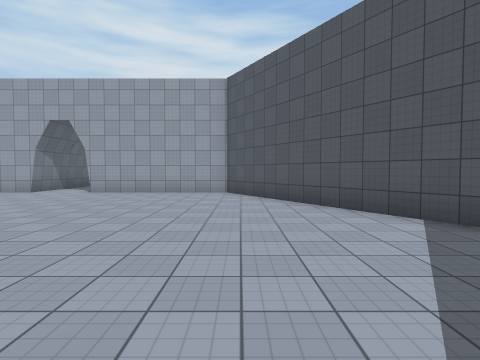
View 1 (above)

22 first-person views from a walk through a Unity game level. The camera is 1.5 m above the floor, tilts 2° down and sees 80° across. The floor is counted in squares, 2 m on a side. Each view is taken from the middle of a square. On the plan, view 1 faces up. The plan holds only what a view shows up to about 10 squares ahead; the rest is blank. The place goes on beyond the plan. The player character is not drawn. Surface patterns are stand-ins for the level's own textures.

View 2
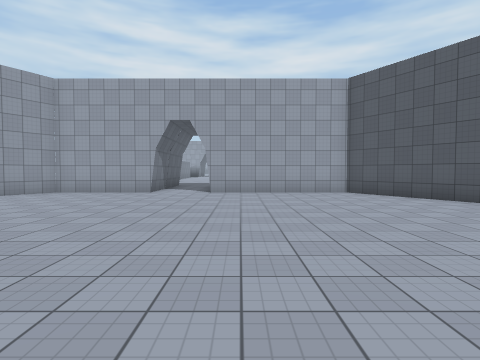

View 3
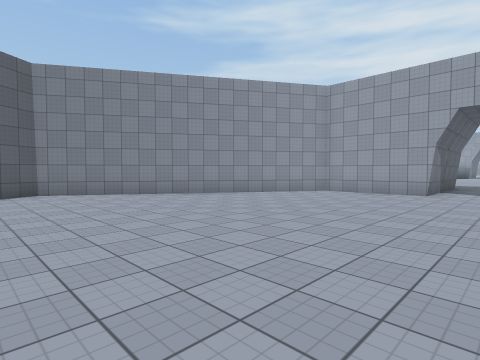

View 4
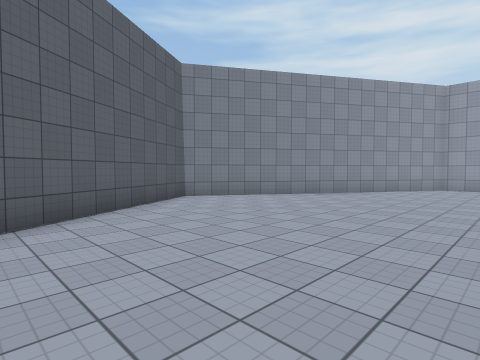

View 5
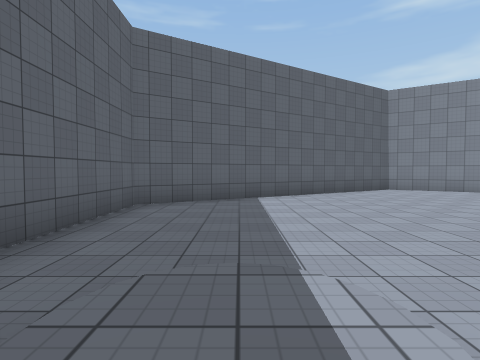

View 6
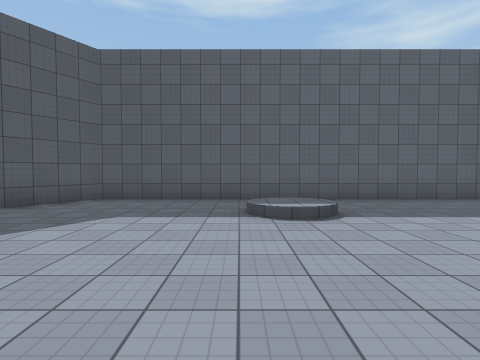

View 7
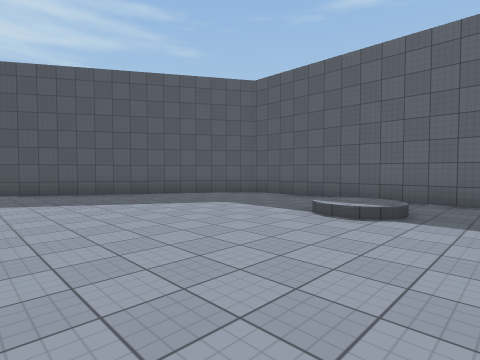

View 8
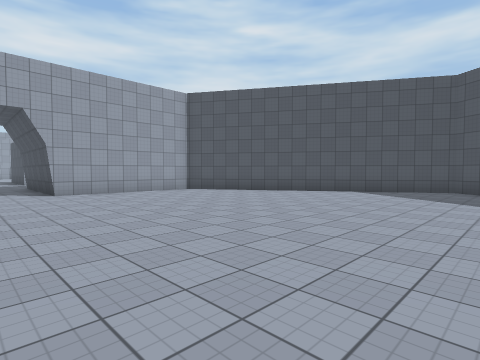

View 9
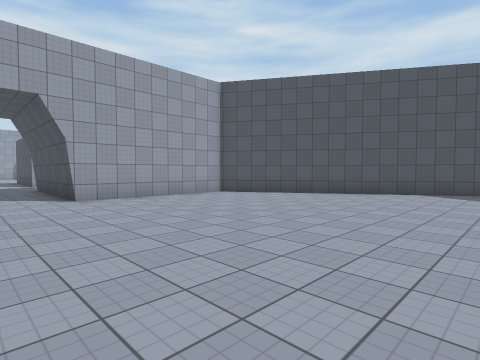

View 10
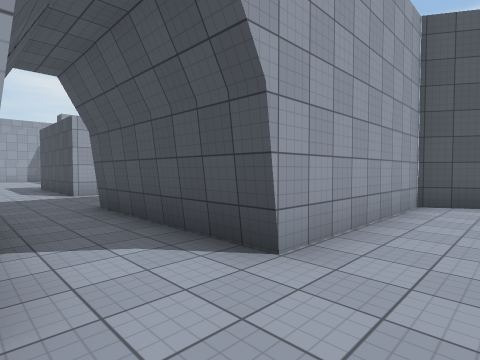

View 11
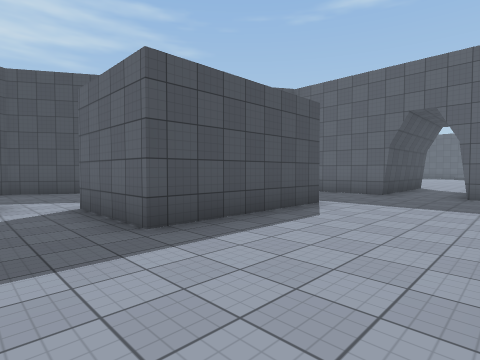

View 12
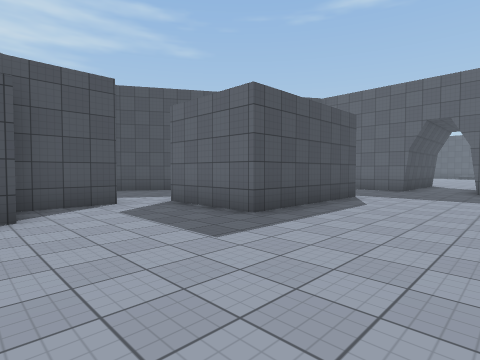

View 13
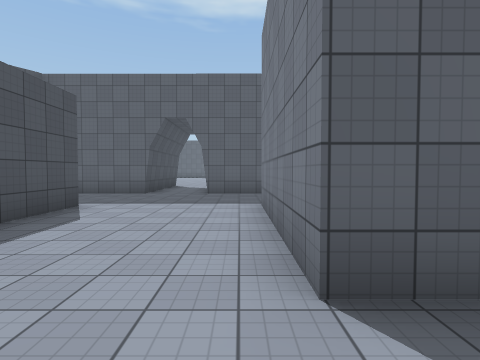

View 14
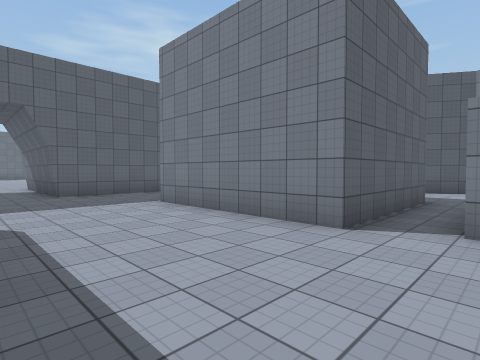

View 15
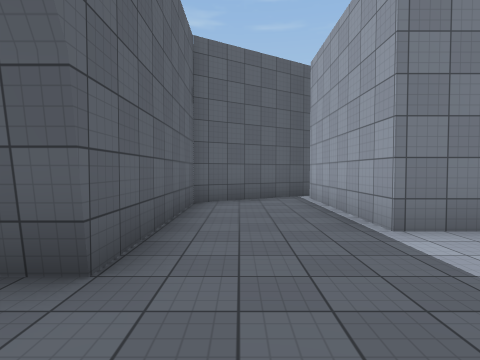

View 16
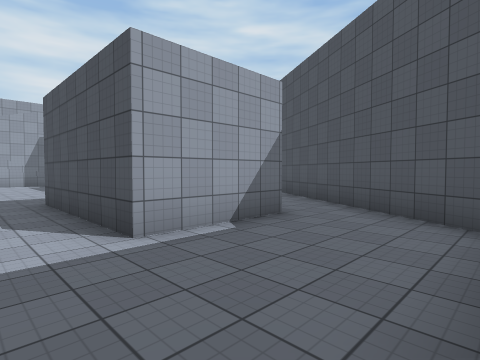

View 17
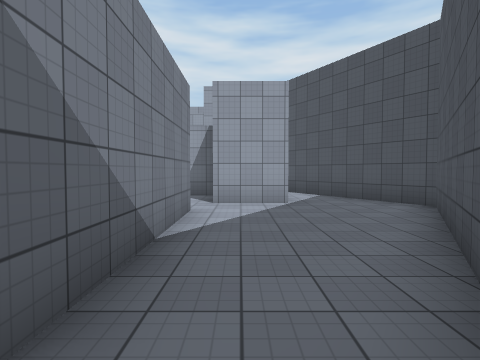

View 18
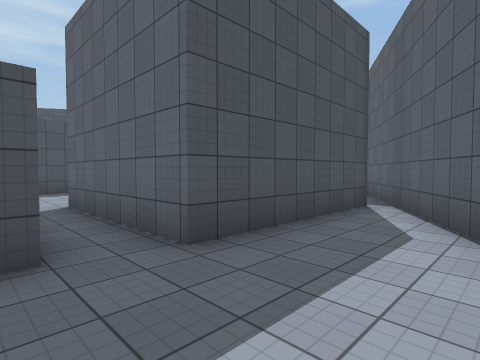

View 19
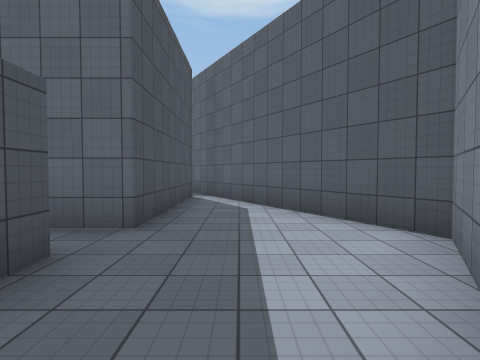

View 20
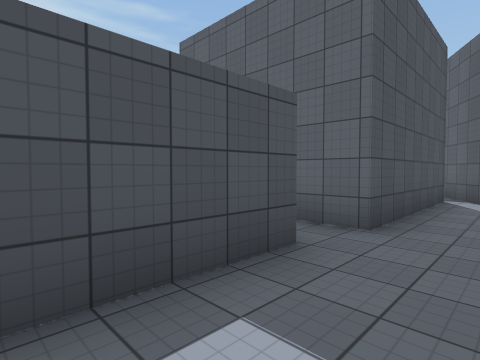

View 21
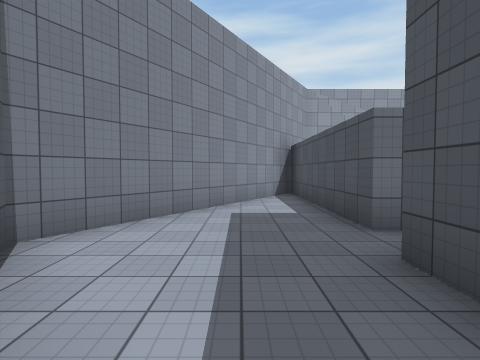

View 22
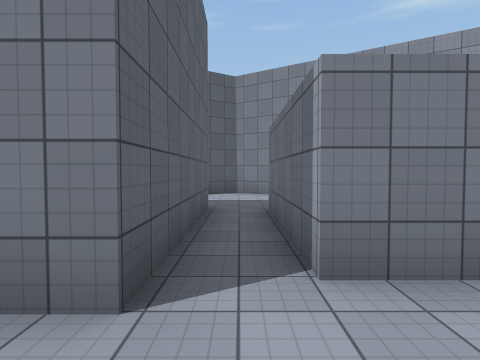

### Floor plan
Points are (right, up) in squares from view 1. A wall is a line through its corners. A room is listed if a view was taken in it or the views show most of it. See-through windows are left out.
Room 1 (views 1, 2, 3, 4, 5, 6, 7, 8, 9, 10)
walls: (-6.9, 9.5) (-10.1, 9.5) (-15, 1.6) (-10.1, -6.3) (-0.4, -6.3) (4.4, 1.6) (-0.4, 9.5) (-5, 9.5)
ways out: opening at (-6, 10) to room 2
Room 2 (views 11, 12, 13, 14, 15, 16, 22)
walls: (-8.5, 21.4) (-8.5, 16.9) (-12.6, 16.9); (-1.9, 17) (-4.6, 17) (-4.6, 21.4) (-1.9, 21.4); (-8.9, 23.8) (-8.9, 22.5); (-1.6, 22.5) (-1.6, 24.4) (-2.5, 24.4); (-1.6, 14.3) (-1, 15.4); (-12.9, 16.1) (-11.5, 13.9) (-6.9, 13.9) (-6.9, 9.5); (-5, 9.5) (-5, 13.9) (-2.9, 13.9)
ways out: opening at (-6, 10) to room 1; opening at (-2, 16) to room 3; opening at (-2, 22) to room 3; opening at (-8, 22) to room 4
Room 3 (view 17)
walls: (-1.9, 21.4) (-1.9, 17); (0.1, 22.5) (-1.6, 22.5); (-1, 15.4) (3, 21.9) (0.8, 25.5)
ways out: opening at (-2, 16) to room 2; opening at (-2, 22) to room 2
Room 4 (views 18, 19, 20, 21)
walls: (-14.1, 25.5) (-16.3, 21.8) (-12.9, 16.1); (-8.9, 22.5) (-12.4, 22.5) (-12.4, 25.5); (-12.6, 16.9) (-12.6, 21.4) (-8.5, 21.4)
ways out: opening at (-8, 22) to room 2

Positions as (right, up) in squares from view 1, and headings:
1: (0, 0), facing up
2: (-4, 0), facing up
3: (-5, 0), facing up-left
4: (-8, -3), facing up-left
5: (-4, -4), facing left
6: (-4, 1), facing down
7: (-7, 1), facing down-right
8: (-7, 0), facing up-right
9: (-7, 2), facing up-right
10: (-7, 8), facing up-right
11: (-8, 23), facing down-right
12: (-8, 25), facing down-right
13: (-8, 23), facing down
14: (-5, 23), facing down-left
15: (-5, 15), facing left
16: (-6, 14), facing up-right
17: (-1, 16), facing up
18: (-15, 23), facing down-right
19: (-14, 25), facing down
20: (-14, 25), facing down-right
21: (-14, 19), facing up
22: (-7, 22), facing left
